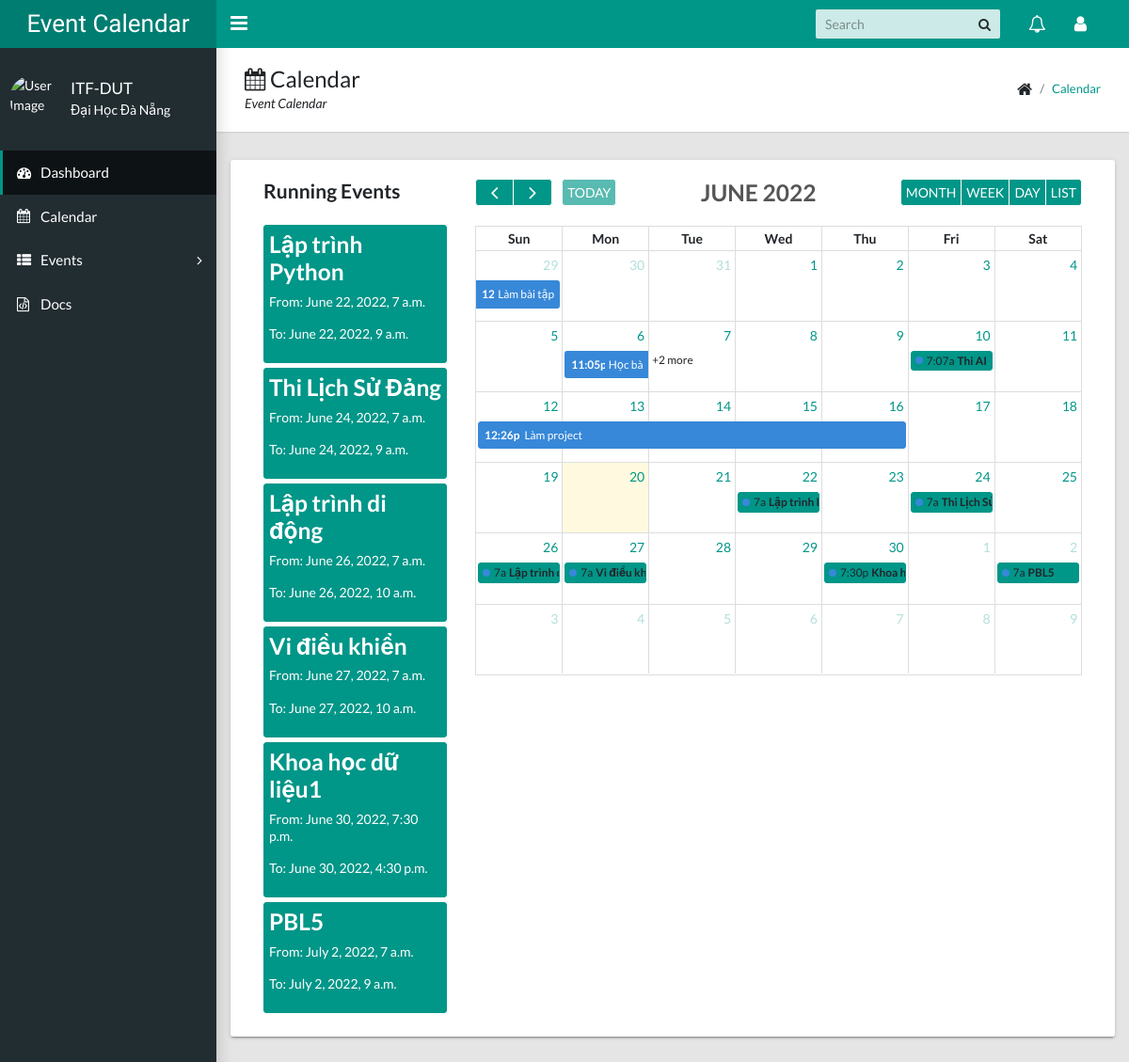
/calender/ (signed in), run on the app's committed database.
### calendarapp/models/event.py (models this page shows, shortened)
class Event(EventAbstract):
    user = models.ForeignKey(User, on_delete=models.CASCADE, related_name="events")
    title = models.CharField(max_length=200, unique=True)
    description = models.TextField()
    start_time = models.DateTimeField()
    end_time = models.DateTimeField()
    objects = EventManager()

### calendarapp/views/other_views.py (the view, shortened to what this page needs)
# urls.py: path("calender/", views.CalendarViewNew.as_view(), name="calendar"),
class CalendarViewNew(LoginRequiredMixin, generic.View):
    login_url = "accounts:signin"
    template_name = "calendarapp/calendar.html"
    form_class = EventForm
    def get(self, request, *args, **kwargs):
        forms = self.form_class()
        events = Event.objects.get_all_events(user=request.user)
        events_month = Event.objects.get_running_events(user=request.user)
        event_list = []
        for event in events:
            event_list.append(
                {
                    "title": event.title,
                    "start": event.start_time.strftime("%Y-%m-%dT%H:%M:%S"),
                    "end": event.end_time.strftime("%Y-%m-%dT%H:%M:%S"),
                }
            )
        context = {"form": forms, "events": event_list,
                   "events_month": events_month}
        return render(request, self.template_name, context)

### calendarapp/forms.py
class EventForm(ModelForm):
    class Meta:
        model = Event
        fields = ["title", "description", "start_time", "end_time"]
        widgets = {
            "title": forms.TextInput(
                attrs={"class": "form-control", "placeholder": "Enter event title"}
            ),
            "description": forms.Textarea(
                attrs={
                    "class": "form-control",
                    "placeholder": "Enter event description",
                }
            ),
            "start_time": DateInput(
                attrs={"type": "datetime-local", "class": "form-control"},
                format="%Y-%m-%dT%H:%M",
            ),
            "end_time": DateInput(
                attrs={"type": "datetime-local", "class": "form-control"},
                format="%Y-%m-%dT%H:%M",
            ),
        }
        exclude = ["user"]
    def __init__(self, *args, **kwargs):
        super(EventForm, self).__init__(*args, **kwargs)
        self.fields["start_time"].input_formats = ("%Y-%m-%dT%H:%M",)
        self.fields["end_time"].input_formats = ("%Y-%m-%dT%H:%M",)

### calendarapp/models/event.py (called while the page is built)
    def get_all_events(self, user):
        events = Event.objects.filter(user=user, is_active=True, is_deleted=False).order_by("start_time").reverse()
        for item in events:
            if item.end_time.date() < datetime.now().date():
                item.is_active = False
        return events

    def get_running_events(self, user):
        running_events = Event.objects.filter(
            user=user,
            is_active=True,
            is_deleted=False,
            end_time__gte=datetime.now().date(),
        ).order_by("start_time")
        return running_events

### templates/calendarapp/calendar.html (shortened to what this page needs)
{% extends 'base/base.html' %}
{% load static %}
{% block extracss %}
  <link href="{% static 'calender/main.css' %}" rel="stylesheet" />
{% endblock extracss %}
{% block breadcrumb %}
  <div>
      <h1><i class="fa fa-calendar"></i> Calendar</h1>
      <p>Event Calendar</p>
  </div>
  <ul class="app-breadcrumb breadcrumb">
      <li class="breadcrumb-item"><i class="fa fa-home fa-lg"></i></li>
      <li class="breadcrumb-item"><a href="#">Calendar</a></li>
  </ul>
{% endblock breadcrumb %}
{% block content %}
<div class="row">
    <div class="col-md-12">
        <div class="tile row">
            <div class="col-md-3">
                <div id="external-events">
                    <h4 class="mb-4">Running Events</h4>
                    {% for event in events_month %}
                      <div class="fc-event">
                          <h3>{{ event.title }}</h3>
                          <p>From: {{ event.start_time }}</p>
                          <p>To: {{ event.end_time }}</p>
                      </div>
                    {% empty %}
                      <p>No Running Events Found</p>
                    {% endfor %}
                </div>
            </div>
            <div class="col-md-9">
                <div id="calendar"></div>
            </div>
        </div>
    </div>
</div>
{% endblock content %}

### static/calender/main.css (style rules this page uses)
.fc { display: flex; flex-direction: column; font-size: 1em }
.fc, .fc *, .fc *:before, .fc *:after { box-sizing: border-box; }
.fc-direction-ltr { direction: ltr; text-align: left; }
:root { --fc-daygrid-event-dot-width: 8px; }
:root { --fc-list-event-dot-width: 10px; --fc-list-event-hover-bg-color: #f5f5f5; }

### data on the page
Event: title "Lập trình Python", start_time "June 22, 2022, 7 a.m.", end_time "June 22, 2022, 9 a.m."
Event: title "Thi Lịch Sử Đảng", start_time "June 24, 2022, 7 a.m.", end_time "June 24, 2022, 9 a.m."
Event: title "Lập trình di động", start_time "June 26, 2022, 7 a.m.", end_time "June 26, 2022, 10 a.m."
Event: title "Vi điều khiển", start_time "June 27, 2022, 7 a.m.", end_time "June 27, 2022, 10 a.m."
Event: title "Khoa học dữ liệu1", start_time "June 30, 2022, 7:30 p.m.", end_time "June 30, 2022, 4:30 p.m."
Event: title "PBL5", start_time "July 2, 2022, 7 a.m.", end_time "July 2, 2022, 9 a.m."
